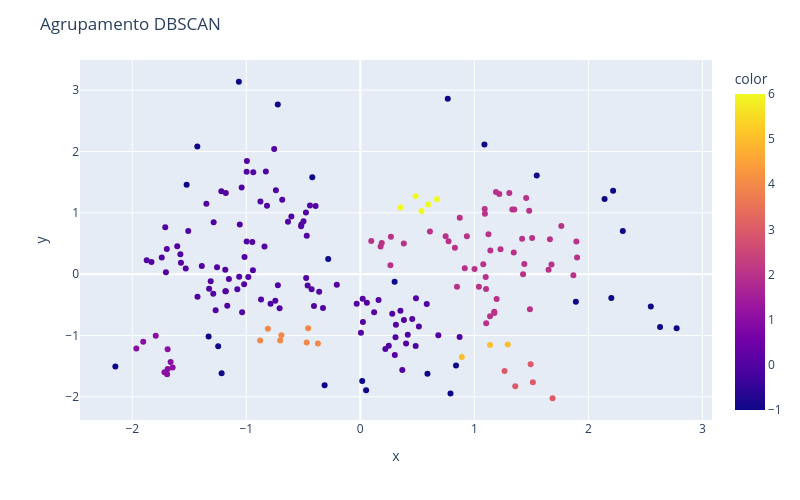

The notebook cell saved with this chart:
### Code cell
graf = px.scatter(x = df2_pca[:,0], y = df2_pca[:,1], color=classificacao6)
graf.update_layout(width=800,height=500,title_text='Agrupamento DBSCAN')
graf.show()

### Figure 1 — Plotly figure (JSON) as saved in the notebook; plotly's stock layout.template omitted (floating-point values rounded to 4 significant figures; data arrays with more than 128 entries replaced by an {"elided": "..."} marker saying what was removed)
{"data": [{"hovertemplate": "x=%{x}<br>y=%{y}<br>color=%{marker.color}<extra></extra>", "legendgroup": "", "marker": {"color": {"elided": "200 int values"}, "coloraxis": "coloraxis", "symbol": "circle"}, "mode": "markers", "name": "", "orientation": "v", "showlegend": false, "type": "scatter", "x": {"elided": "200 float values"}, "xaxis": "x", "y": {"elided": "200 float values"}, "yaxis": "y"}], "layout": {"coloraxis": {"colorbar": {"title": {"text": "color"}}, "colorscale": [[0, "#0d0887"], [0.1111, "#46039f"], [0.2222, "#7201a8"], [0.3333, "#9c179e"], [0.4444, "#bd3786"], [0.5556, "#d8576b"], [0.6667, "#ed7953"], [0.7778, "#fb9f3a"], [0.8889, "#fdca26"], [1, "#f0f921"]]}, "height": 500, "legend": {"tracegroupgap": 0}, "margin": {"t": 60}, "title": {"text": "Agrupamento DBSCAN"}, "width": 800, "xaxis": {"anchor": "y", "domain": [0, 1], "title": {"text": "x"}}, "yaxis": {"anchor": "x", "domain": [0, 1], "title": {"text": "y"}}}}
